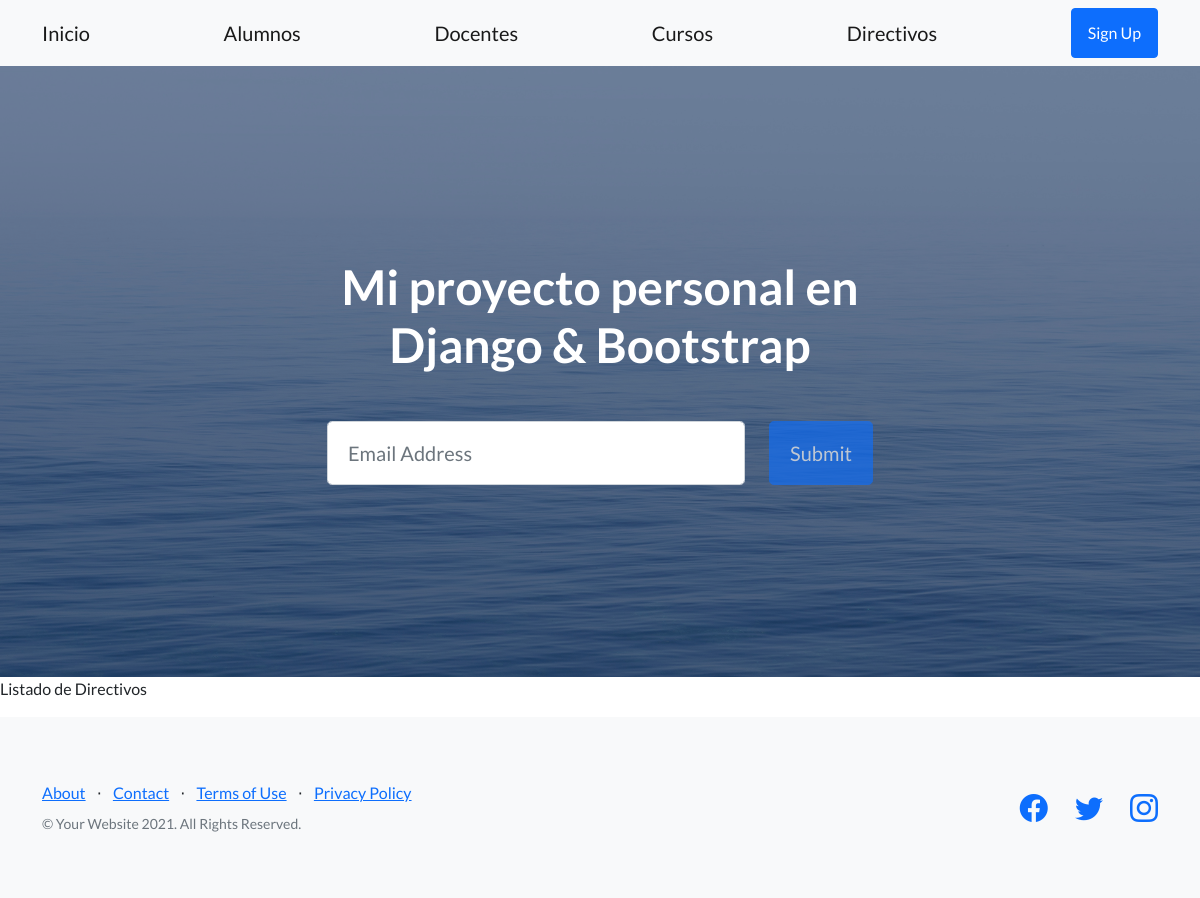
The page /AppCoder/directivos on the database as committed earlier.
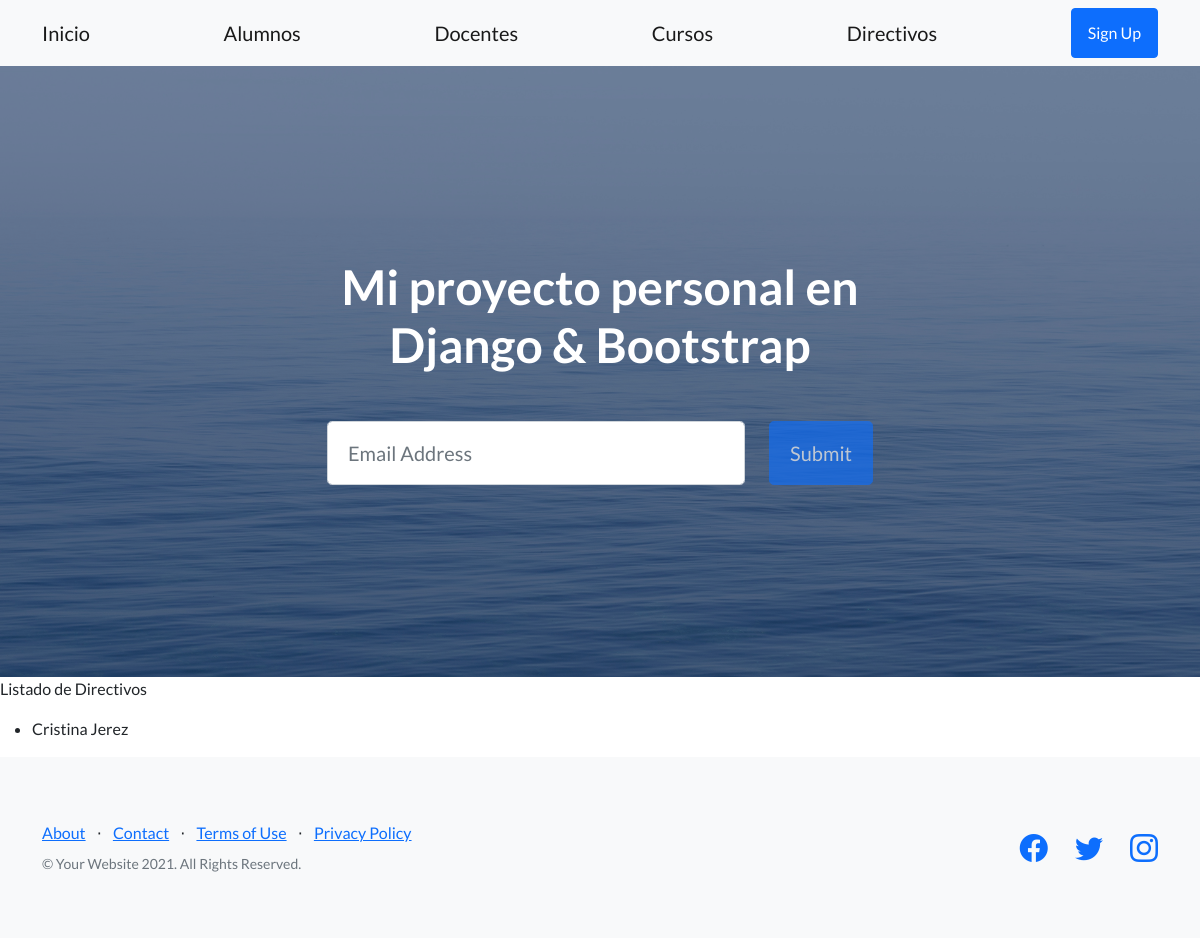
The same page on the database as committed later.
### AppCoder/models.py (models this page shows)
class Directivos(models.Model):
    nombre= models.CharField(max_length=30)
    apellido= models.CharField(max_length=30)

### AppCoder/views.py (the view)
# urls.py: path('directivos', directivos, name="directivos")
def directivos(request):
    listaDeDirectivos = Directivos.objects.all()
    return render(request, "Directivos.html", {"lista": listaDeDirectivos})

### Proyecto/Templates/Directivos.html
{% extends 'Padre.html' %}
{% load static %}
{% block contenidoQueCambia %}
<p>Listado de Directivos</p>
<ul>
    {% for directivo in lista %}
        <li>{{directivo.nombre}} {{directivo.apellido}}</li>
    {% endfor %}
</ul>
{% endblock contenidoQueCambia %}

Rows that differ between the two databases and show on the page:
added Directivos: nombre "Cristina", apellido "Jerez"
